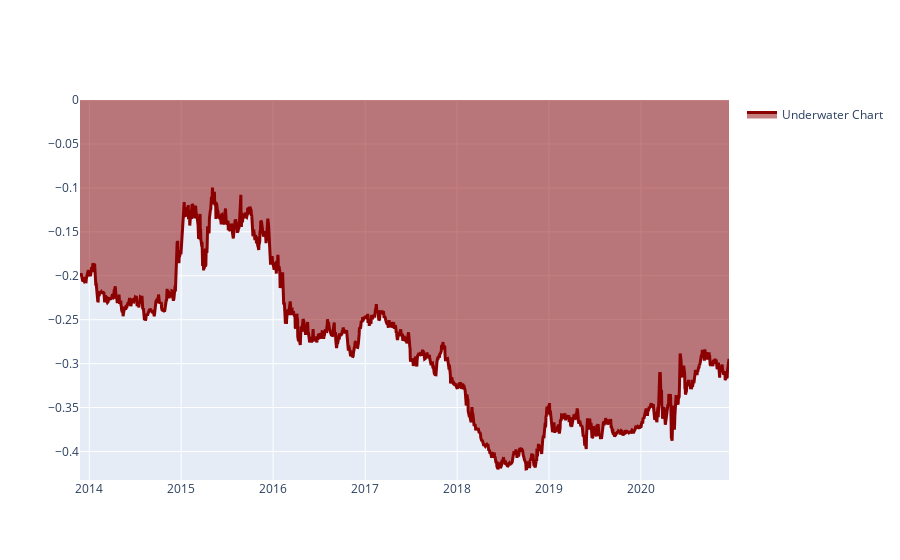

Write notebook code for a chart like this one.
### Code cell
# show underwater chart:
UWchart = stat.to_pandas()["underwater"].iloc[(252*3):]
qngraph.make_plot_filled(UWchart.index, UWchart, color="darkred", name="Underwater Chart", range_max=0)

### Figure 1 — Plotly figure (JSON) as saved in the notebook; plotly's stock layout.template omitted (floating-point values rounded to 4 significant figures; data arrays with more than 128 entries replaced by an {"elided": "..."} marker saying what was removed)
{"data": [{"fill": "tonexty", "line": {"color": "darkred", "width": 3}, "name": "Underwater Chart", "type": "scatter", "x": {"elided": "1824 str values"}, "y": {"elided": "1824 float values"}}], "layout": {"showlegend": true, "yaxis": {"range": [-0.4324, 0]}}}
